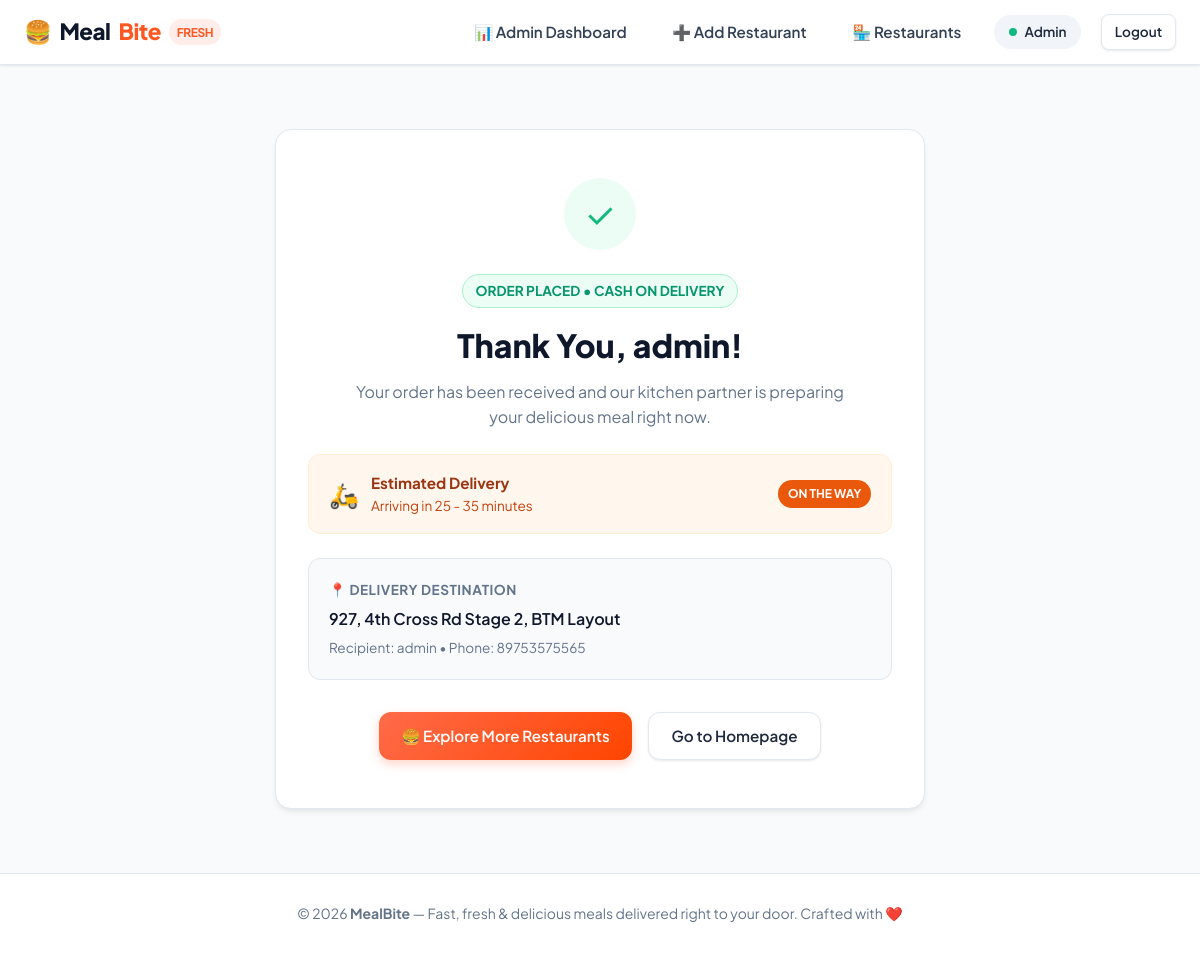
/orders/admin/, run on the app's committed database.
### delivery/models.py (models this page shows)
class Customer(models.Model):
    username = models.CharField(max_length = 20)
    password = models.CharField(max_length = 20)
    email = models.CharField(max_length = 20)
    mobile = models.CharField(max_length = 10)
    address = models.CharField(max_length = 50)

### delivery/views.py (the view)
# urls.py: path('orders/<str:username>/', views.orders, name='orders'),
def orders(request, username):
    customer = get_object_or_404(Customer, username=username)
    cart = Cart.objects.filter(customer=customer).first()
    cart_items = list(cart.items.all()) if cart else []
    total_price = cart.total_price() if cart else 0
    payment_id = request.GET.get('payment_id', '')
    order_id = request.GET.get('order_id', '')
    payment_method = request.GET.get('payment_method', 'UPI / Online')
    if cart:
        cart.items.clear()
    return render(request, 'delivery/orders.html', {
        'username': username,
        'customer': customer,
        'cart_items': cart_items,
        'total_price': total_price,
        'payment_id': payment_id,
        'order_id': order_id,
        'payment_method': payment_method,
    })

### delivery/templates/delivery/orders.html (shortened to what this page needs)
{% extends "delivery/base.html" %}
{% block content %}
<div class="order-success-card">
    <div class="success-icon-wrap">
        ✓
    </div>
    <span class="hero-tag" style="background: #ECFDF5; color: #059669; border-color: #A7F3D0; margin-bottom: 0.75rem;">
        {% if payment_id %}Paid via {{ payment_method|default:'UPI / Online' }} • Confirmed{% else %}Order Placed • Cash on Delivery{% endif %}
    </span>
    <h1 style="font-size: 2rem; font-weight: 800; color: var(--text-main); margin-bottom: 0.5rem;">
        Thank You, {{ username }}!
    </h1>
    <p style="color: var(--text-muted); font-size: 1rem; max-width: 500px; margin: 0 auto 1.5rem;">
        Your order has been received and our kitchen partner is preparing your delicious meal right now.
    </p>
    <div style="background: #FFF7ED; border: 1px solid #FFEDD5; border-radius: var(--radius-md); padding: 1rem 1.25rem; display: flex; align-items: center; justify-content: space-between; margin-bottom: 1.5rem; text-align: left;">
        <div style="display: flex; align-items: center; gap: 0.75rem;">
            <span style="font-size: 1.5rem;">🛵</span>
            <div>
                <div style="font-weight: 700; color: #9A3412; font-size: 0.95rem;">Estimated Delivery</div>
                <div style="font-size: 0.85rem; color: #C2410C;">Arriving in 25 - 35 minutes</div>
            </div>
        </div>
        <span style="background: #EA580C; color: white; font-size: 0.75rem; font-weight: 700; padding: 0.25rem 0.6rem; border-radius: var(--radius-full);">
            ON THE WAY
        </span>
    </div>
    <div class="address-box">
        <div class="address-box-title">📍 Delivery Destination</div>
        <div style="font-weight: 600; color: var(--text-main); font-size: 1rem; margin-top: 0.25rem;">
            {{ customer.address|default:"Customer delivery address" }}
        </div>
        {% if customer.mobile %}
            <div style="font-size: 0.85rem; color: var(--text-muted); margin-top: 0.35rem;">
                Recipient: {{ customer.username }} • Phone: {{ customer.mobile }}
            </div>
        {% endif %}
    </div>
    <div style="display: flex; gap: 1rem; justify-content: center; margin-top: 2rem; flex-wrap: wrap;">
        <a href="{% url 'customer_home' username %}" class="btn btn-primary">
            🍔 Explore More Restaurants
        </a>
        <a href="{% url 'index' %}" class="btn btn-secondary">
            Go to Homepage
        </a>
    </div>
</div>
{% endblock %}

### delivery/templates/delivery/base.html (shortened to what this page needs)
{% load static %}
<!DOCTYPE html>
<html lang="en">
<head>
    <link rel="stylesheet" href="{% static 'css/style.css' %}">
</head>
<body>
    <nav class="navbar">
        <div class="nav-container">
            <a href="{% if username %}{% url 'customer_home' username %}{% else %}{% url 'index' %}{% endif %}" class="nav-brand">
                <span>🍔</span> Meal<span class="highlight">Bite</span>
                <span class="brand-badge">Fresh</span>
            </a>
            <ul class="nav-links">
                {% if username == 'admin' %}
                    <li><a href="{% url 'admin_home' %}" class="nav-link">📊 Admin Dashboard</a></li>
                    <li><a href="{% url 'open_add_restaurant' %}" class="nav-link">➕ Add Restaurant</a></li>
                    <li><a href="{% url 'open_show_restaurant' %}" class="nav-link">🏪 Restaurants</a></li>
                    <li><span class="nav-user-badge"><span class="avatar-dot"></span> Admin</span></li>
                    <li><a href="{% url 'index' %}" class="btn btn-secondary btn-sm">Logout</a></li>
                {% else %}
                    <li><a href="{% url 'open_signin' %}" class="nav-link">Sign In</a></li>
                    <li><a href="{% url 'open_signup' %}" class="btn btn-primary btn-sm">Get Started</a></li>
                {% endif %}
            </ul>
        </div>
    </nav>
    <main class="main-content">
        {% block content %}
        {% endblock %}
    </main>
    <footer class="footer">
        <p>© 2026 <strong>MealBite</strong> — Fast, fresh & delicious meals delivered right to your door. Crafted with ❤️</p>
    </footer>
</body>
</html>

### data on the page
Customer: username "admin", address "927, 4th Cross Rd Stage 2, BTM Layout", mobile "89753575565"
